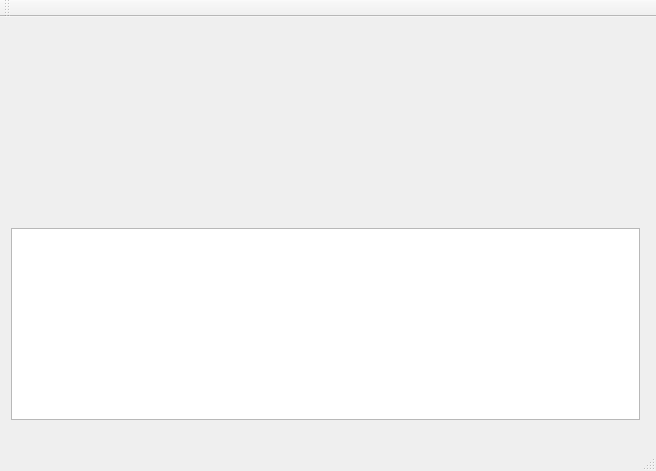
<?xml version="1.0" encoding="UTF-8"?>
<ui version="4.0">
 <class>MainWindow</class>
 <widget class="QMainWindow" name="MainWindow">
  <property name="geometry">
   <rect>
    <x>0</x>
    <y>0</y>
    <width>656</width>
    <height>471</height>
   </rect>
  </property>
  <property name="windowTitle">
   <string>MainWindow</string>
  </property>
  <widget class="QWidget" name="centralWidget">
   <widget class="QWidget" name="verticalLayoutWidget">
    <property name="geometry">
     <rect>
      <x>0</x>
      <y>3</y>
      <width>651</width>
      <height>411</height>
     </rect>
    </property>
    <layout class="QVBoxLayout" name="verticalLayout">
     <item>
      <layout class="QHBoxLayout" name="horizontalLayout">
       <item>
        <widget class="QWidget" name="widget" native="true"/>
       </item>
      </layout>
     </item>
     <item>
      <layout class="QHBoxLayout" name="horizontalLayout_2" stretch="0">
       <item alignment="Qt::AlignBottom">
        <widget class="QTableWidget" name="tableWidget"/>
       </item>
      </layout>
     </item>
    </layout>
   </widget>
  </widget>
  <widget class="QMenuBar" name="menuBar">
   <property name="geometry">
    <rect>
     <x>0</x>
     <y>0</y>
     <width>656</width>
     <height>21</height>
    </rect>
   </property>
  </widget>
  <widget class="QToolBar" name="mainToolBar">
   <attribute name="toolBarArea">
    <enum>TopToolBarArea</enum>
   </attribute>
   <attribute name="toolBarBreak">
    <bool>false</bool>
   </attribute>
  </widget>
  <widget class="QStatusBar" name="statusBar"/>
 </widget>
 <layoutdefault spacing="6" margin="11"/>
 <resources/>
 <connections/>
</ui>
